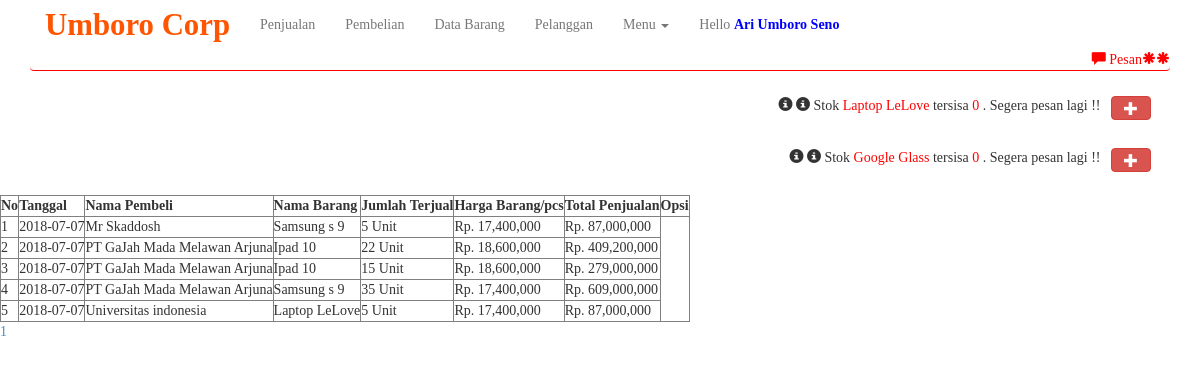
/aset/new.php (signed in), run on the app's committed database.
### tables this page shows
CREATE TABLE `data_barang` (
  `id` bigint(20) NOT NULL,
  `nama_barang` varchar(200) DEFAULT NULL,
  `suplier` varchar(200) DEFAULT NULL,
  `jumlah_barang` varchar(200) DEFAULT NULL,
  `harga_beli_semua` varchar(200) DEFAULT NULL,
  `harga_beli` varchar(200) DEFAULT NULL,
  `harga_pokok` varchar(200) DEFAULT NULL,
  `harga_jual` varchar(200) DEFAULT NULL,
  `laba_barang` varchar(200) DEFAULT NULL,
  `laba_barang_semua` varchar(200) DEFAULT NULL,
  `status` varchar(200) DEFAULT NULL,
  `pres` varchar(50) DEFAULT NULL,
  `lo` varchar(50) DEFAULT NULL
);

CREATE TABLE `penjualan` (
  `id` bigint(50) NOT NULL,
  `date` date DEFAULT NULL,
  `time` time DEFAULT NULL,
  `nama_pembeli` varchar(200) DEFAULT NULL,
  `nama_barang` varchar(200) DEFAULT NULL,
  `jumlah_barang` varchar(200) DEFAULT NULL,
  `harga_barang` varchar(200) DEFAULT NULL,
  `total_penjualan` varchar(200) DEFAULT NULL,
  `keuntungan` varchar(200) DEFAULT NULL
);

### aset/new.php (the view, shortened to what this page needs)
<?php
include 'header.php'
?>
<table border="1">
  <tr>
    <th> No  </th>
            <th> Tanggal		    </th>
			<th> Nama Pembeli	</th>
            <th> Nama Barang	     </th>
            <th> Jumlah Terjual </th>
            <th> Harga Barang/pcs 	 </th>
            <th> Total Penjualan </th>
            <th> Opsi </th>
  </tr>
  <?php
  $halaman = 10;
  $page = isset($_GET["halaman"]) ? (int)$_GET["halaman"] : 1;
  $mulai = ($page>1) ? ($page * $halaman) - $halaman : 0;
  $result = mysql_query("SELECT * FROM penjualan");
  $total = mysql_num_rows($result);
  $pages = ceil($total/$halaman);
  $query = mysql_query("select * from penjualan LIMIT $mulai, $halaman")or die(mysql_error);
  $o =$mulai+1;
  while ($data = mysql_fetch_assoc($query)) {
    ?>
    <tr>
      <td><?php echo $o++; ?></td>
           <td> <?php echo $data['date']; ?> </td>
			<td> <?php echo $data['nama_pembeli']; ?> </td>
            <td> <?php echo $data['nama_barang']; ?> </td>
			<td> <?php echo $data ['jumlah_barang']; ?> Unit </td>
            <td> Rp. <?php echo number_format ($data ['harga_barang']); ?> </td>
          	<td> Rp. <?php echo number_format ($data ['total_penjualan']); ?> </td>
    </tr>
  <?php } ?>
</table>
<div class="">
  <?php for ($i=1; $i<=$pages ; $i++){ ?>
  <a href="?halaman=<?php echo $i; ?>"><?php echo $i; ?></a>
  <?php } ?>
</div>

### aset/header.php (shortened to what this page needs)
<!DOCTYPE html>
<html>
<head>
	<link rel ="stylesheet" type="text/css"
	href="../../assets/css/bootstrap.css">
	<link rel ="stylesheet" type="text/css"
	href="../../assets/js/jquery-ui/jquery-ui.css">
</head>
<body>
<div class="container">
<div class="row">
<div id="c" class="col-md-12">
<nav class="navbar navbar-default ox" role="navigation">
   	<div class="navbar-header">
		<a href="../../index.php" class="navbar-brand" style="color:#ff5500; font-size:2.2em;"><b>Umboro Corp</b></a>
	</div>
	<div class="collapse navbar-collapse" id="example-navbar-collapse" >
		<ul class="nav navbar-nav">
		<li class="ay"><a href="penjualan.php">Penjualan</a></li>
		<li class="ay"><a href="pembelian.php" >Pembelian</a></li>
		<li class="ay"><a href="data_barang.php">Data Barang</a></li>
		<li class="ay"><a href="pelanggan.php" >Pelanggan</a></li>
		<li class="dropdown"> <a href="#" data-toggle="dropdown"> Menu <b class="caret"></b></a>
				</li>
		<li><a  href="#" data-toggle="modal" data-target="#myModal15">Hello <b style="color:blue" class="ass"> <?php echo $_SESSION['username']  ?></style></b></b> </a></li>
		</ul>
	</div>
	<div class="collapse navbar-collapse" id="example-navbar-collapse">
		<span class="nav navbar-nav navbar-right">
			<a id="pesan_sedia" href="#" data-toggle="modal" data-target="#modalpesan">
            <span class='glyphicon glyphicon-comment'></span> Pesan</a></span>
	</div>
</nav>
</div>
</div>
</div>
<div class="container">
<div class="col-md-5" style="float:right;">
		<?php  $periksa=mysql_query("select * from data_barang where jumlah_barang <=10 ");
		while($q=mysql_fetch_array($periksa))
		{
			if	($q['jumlah_barang']<=10)
			{
		?>
		<?php
		echo "
			<div style='padding:3px; text-align:right;' class='alert text-right '>
			<span class='glyphicon glyphicon-info-sign'></span>
			<span class='glyphicon glyphicon-info-sign'></span>
			Stok  <a style='color:red'>". $q['nama_barang']."</a>
			tersisa  <a style='color:red'> ". $q['jumlah_barang']." </a>. Segera pesan lagi !! &nbsp
			<button type='button' class='btn btn-danger glyphicon glyphicon-plus'
			data-toggle='modal' data-target='#myModal10' style='padding-top:1px; padding-bottom:1px;' ></button>
			</div>
			";
			}
		}
		?>
</div>
</div>

### aset/header.php (style rules this page uses)
body { font-family:nyala; }
.ox { background-color:white; border-color:red; border-top:none; border-left:none; border-right:none; }

### data on the page
data_barang: nama_barang "Laptop LeLove", jumlah_barang "0"
data_barang: nama_barang "Google Glass", jumlah_barang "0"
penjualan: date "2018-07-07", nama_pembeli "Mr Skaddosh", nama_barang "Samsung s 9", jumlah_barang "5", harga_barang "17,400,000", total_penjualan "87,000,000"
penjualan: date "2018-07-07", nama_pembeli "PT GaJah Mada Melawan Arjuna", nama_barang "Ipad 10", jumlah_barang "22", harga_barang "18,600,000", total_penjualan "409,200,000"
penjualan: date "2018-07-07", nama_pembeli "PT GaJah Mada Melawan Arjuna", nama_barang "Ipad 10", jumlah_barang "15", harga_barang "18,600,000", total_penjualan "279,000,000"
penjualan: date "2018-07-07", nama_pembeli "PT GaJah Mada Melawan Arjuna", nama_barang "Samsung s 9", jumlah_barang "35", harga_barang "17,400,000", total_penjualan "609,000,000"
penjualan: date "2018-07-07", nama_pembeli "Universitas indonesia", nama_barang "Laptop LeLove", jumlah_barang "5", harga_barang "17,400,000", total_penjualan "87,000,000"

### other printed values
$_SESSION['username'] "Ari Umboro Seno"
